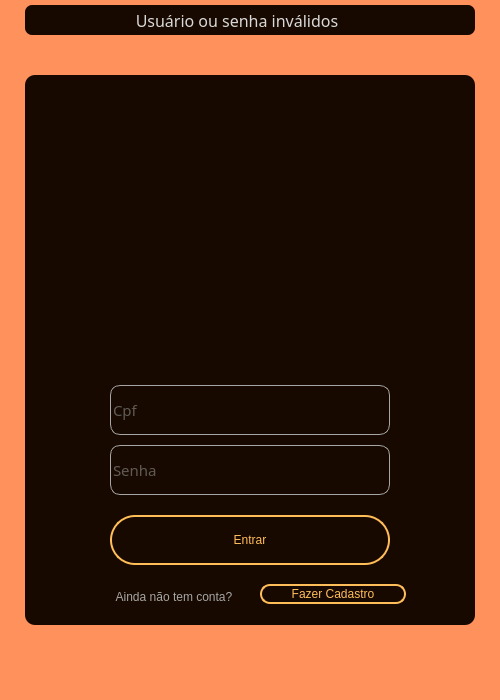
<?xml version="1.0" encoding="UTF-8"?>
<ui version="4.0">
 <class>MainWindow</class>
 <widget class="QMainWindow" name="MainWindow">
  <property name="geometry">
   <rect>
    <x>0</x>
    <y>0</y>
    <width>500</width>
    <height>700</height>
   </rect>
  </property>
  <property name="minimumSize">
   <size>
    <width>500</width>
    <height>700</height>
   </size>
  </property>
  <property name="windowTitle">
   <string>AutoTech - Login</string>
  </property>
  <property name="windowIcon">
   <iconset>
    <normaloff>:/icon/imagens/logo.png</normaloff>:/icon/imagens/logo.png</iconset>
  </property>
  <widget class="QWidget" name="centralwidget">
   <property name="minimumSize">
    <size>
     <width>500</width>
     <height>700</height>
    </size>
   </property>
   <layout class="QVBoxLayout" name="verticalLayout">
    <property name="spacing">
     <number>0</number>
    </property>
    <property name="leftMargin">
     <number>0</number>
    </property>
    <property name="topMargin">
     <number>0</number>
    </property>
    <property name="rightMargin">
     <number>0</number>
    </property>
    <property name="bottomMargin">
     <number>0</number>
    </property>
    <item>
     <widget class="QFrame" name="top_frame">
      <property name="maximumSize">
       <size>
        <width>16777215</width>
        <height>35</height>
       </size>
      </property>
      <property name="cursor">
       <cursorShape>ArrowCursor</cursorShape>
      </property>
      <property name="styleSheet">
       <string notr="true">background-color:#FF915D;</string>
      </property>
      <property name="frameShape">
       <enum>QFrame::NoFrame</enum>
      </property>
      <property name="frameShadow">
       <enum>QFrame::Raised</enum>
      </property>
      <layout class="QHBoxLayout" name="horizontalLayout">
       <property name="spacing">
        <number>0</number>
       </property>
       <property name="leftMargin">
        <number>0</number>
       </property>
       <property name="topMargin">
        <number>5</number>
       </property>
       <property name="rightMargin">
        <number>0</number>
       </property>
       <property name="bottomMargin">
        <number>0</number>
       </property>
       <item>
        <widget class="QFrame" name="frame_4">
         <property name="maximumSize">
          <size>
           <width>450</width>
           <height>16777215</height>
          </size>
         </property>
         <property name="styleSheet">
          <string notr="true">background-color: #170900;
border-radius: 7px;</string>
         </property>
         <property name="frameShape">
          <enum>QFrame::NoFrame</enum>
         </property>
         <property name="frameShadow">
          <enum>QFrame::Raised</enum>
         </property>
         <layout class="QHBoxLayout" name="horizontalLayout_3">
          <property name="leftMargin">
           <number>10</number>
          </property>
          <property name="topMargin">
           <number>3</number>
          </property>
          <property name="rightMargin">
           <number>10</number>
          </property>
          <property name="bottomMargin">
           <number>3</number>
          </property>
          <item>
           <widget class="QLabel" name="label_error">
            <property name="font">
             <font>
              <family>Gilroy-Bold</family>
              <pointsize>12</pointsize>
             </font>
            </property>
            <property name="styleSheet">
             <string notr="true">color:#D9D9D9;</string>
            </property>
            <property name="text">
             <string>Usuário ou senha inválidos</string>
            </property>
            <property name="alignment">
             <set>Qt::AlignCenter</set>
            </property>
           </widget>
          </item>
          <item>
           <widget class="QPushButton" name="pushButton_close">
            <property name="maximumSize">
             <size>
              <width>20</width>
              <height>20</height>
             </size>
            </property>
            <property name="cursor">
             <cursorShape>PointingHandCursor</cursorShape>
            </property>
            <property name="styleSheet">
             <string notr="true">background-image: url(:/imagens/imagens/x-circle-regular-24 (1).png);
background-position:center;
</string>
            </property>
            <property name="text">
             <string/>
            </property>
           </widget>
          </item>
         </layout>
        </widget>
       </item>
      </layout>
     </widget>
    </item>
    <item>
     <widget class="QFrame" name="container_frame">
      <property name="styleSheet">
       <string notr="true">background-color:#FF915D;</string>
      </property>
      <property name="frameShape">
       <enum>QFrame::NoFrame</enum>
      </property>
      <property name="frameShadow">
       <enum>QFrame::Raised</enum>
      </property>
      <layout class="QHBoxLayout" name="horizontalLayout_2">
       <item>
        <widget class="QFrame" name="content">
         <property name="maximumSize">
          <size>
           <width>450</width>
           <height>550</height>
          </size>
         </property>
         <property name="styleSheet">
          <string notr="true">background-color: #170900;
border-radius:10px;
box-shadow: 10px 10px 21px -7px rgba(0,0,0,0.61);</string>
         </property>
         <property name="frameShape">
          <enum>QFrame::NoFrame</enum>
         </property>
         <property name="frameShadow">
          <enum>QFrame::Raised</enum>
         </property>
         <widget class="QFrame" name="logo">
          <property name="geometry">
           <rect>
            <x>100</x>
            <y>60</y>
            <width>250</width>
            <height>250</height>
           </rect>
          </property>
          <property name="styleSheet">
           <string notr="true">background-image: url(:/imagens/imagens/logo_250.png);
background-repeat:no-repeat;
background-position:center;</string>
          </property>
          <property name="frameShape">
           <enum>QFrame::StyledPanel</enum>
          </property>
          <property name="frameShadow">
           <enum>QFrame::Raised</enum>
          </property>
         </widget>
         <widget class="QLineEdit" name="lineEdit_usuario">
          <property name="geometry">
           <rect>
            <x>85</x>
            <y>310</y>
            <width>280</width>
            <height>50</height>
           </rect>
          </property>
          <property name="font">
           <font>
            <family>Gilroy-Regular</family>
            <pointsize>11</pointsize>
           </font>
          </property>
          <property name="styleSheet">
           <string notr="true">QLineEdit{
	color: #AAAAAA;
	background-color: #170900;
	border:1px solid #A6A6A6;
}

QLineEdit:hover{
	border:1px solid #DADADA;
}

QLineEdit::focus{
	border: 2px solid #FFBD59;
}</string>
          </property>
          <property name="text">
           <string/>
          </property>
          <property name="maxLength">
           <number>11</number>
          </property>
          <property name="placeholderText">
           <string>Cpf</string>
          </property>
         </widget>
         <widget class="QLineEdit" name="lineEdit_senha">
          <property name="geometry">
           <rect>
            <x>85</x>
            <y>370</y>
            <width>280</width>
            <height>50</height>
           </rect>
          </property>
          <property name="font">
           <font>
            <family>Gilroy-Regular</family>
            <pointsize>11</pointsize>
           </font>
          </property>
          <property name="styleSheet">
           <string notr="true">QLineEdit{
	color: #AAAAAA;
	background-color: #170900;
	border:1px solid #A6A6A6;
}

QLineEdit:hover{
	border:1px solid #DADADA;
}

QLineEdit::focus{
	border: 2px solid #FFBD59;
}</string>
          </property>
          <property name="text">
           <string/>
          </property>
          <property name="maxLength">
           <number>16</number>
          </property>
          <property name="echoMode">
           <enum>QLineEdit::Password</enum>
          </property>
          <property name="placeholderText">
           <string>Senha</string>
          </property>
         </widget>
         <widget class="QPushButton" name="pushButton_login">
          <property name="geometry">
           <rect>
            <x>85</x>
            <y>440</y>
            <width>280</width>
            <height>50</height>
           </rect>
          </property>
          <property name="cursor">
           <cursorShape>PointingHandCursor</cursorShape>
          </property>
          <property name="styleSheet">
           <string notr="true">QPushButton{
	background-color: transparent;
	border: 2px solid #FFBD59;
	border-radius: 25px;
	color: #FFBD59;
	font: 14pt &quot;Gilroy-Bold&quot;;
}

QPushButton:hover{
	background-color: #FFBD59;
	color: #170900;
}</string>
          </property>
          <property name="text">
           <string>Entrar</string>
          </property>
         </widget>
         <widget class="QFrame" name="frame">
          <property name="geometry">
           <rect>
            <x>60</x>
            <y>500</y>
            <width>330</width>
            <height>30</height>
           </rect>
          </property>
          <property name="frameShape">
           <enum>QFrame::NoFrame</enum>
          </property>
          <property name="frameShadow">
           <enum>QFrame::Raised</enum>
          </property>
          <layout class="QHBoxLayout" name="horizontalLayout_4">
           <item>
            <widget class="QLabel" name="label">
             <property name="minimumSize">
              <size>
               <width>160</width>
               <height>25</height>
              </size>
             </property>
             <property name="styleSheet">
              <string notr="true">QLabel{
	color:#A6A6A6;
	font: 11pt &quot;Gilroy-Regular&quot;;
}</string>
             </property>
             <property name="text">
              <string>Ainda não tem conta?</string>
             </property>
             <property name="alignment">
              <set>Qt::AlignCenter</set>
             </property>
            </widget>
           </item>
           <item>
            <widget class="QPushButton" name="pushButton_cadastro">
             <property name="minimumSize">
              <size>
               <width>146</width>
               <height>20</height>
              </size>
             </property>
             <property name="maximumSize">
              <size>
               <width>150</width>
               <height>16777215</height>
              </size>
             </property>
             <property name="cursor">
              <cursorShape>PointingHandCursor</cursorShape>
             </property>
             <property name="styleSheet">
              <string notr="true">QPushButton{
	background-color: transparent;
	border: 2px solid #FFBD59;
	border-radius: 10px;
	color: #FFBD59;
	font: 11pt &quot;Gilroy-Bold&quot;;
}

QPushButton:hover{
	background-color: #FFBD59;
	color: #170900;
}</string>
             </property>
             <property name="text">
              <string>Fazer Cadastro</string>
             </property>
            </widget>
           </item>
          </layout>
         </widget>
        </widget>
       </item>
      </layout>
     </widget>
    </item>
    <item>
     <widget class="QFrame" name="bottom_frame">
      <property name="maximumSize">
       <size>
        <width>16777215</width>
        <height>35</height>
       </size>
      </property>
      <property name="styleSheet">
       <string notr="true">background-color:#FF915D;</string>
      </property>
      <property name="frameShape">
       <enum>QFrame::NoFrame</enum>
      </property>
      <property name="frameShadow">
       <enum>QFrame::Raised</enum>
      </property>
     </widget>
    </item>
   </layout>
  </widget>
 </widget>
 <resources>
  <include location="resources.qrc"/>
 </resources>
 <connections/>
</ui>
